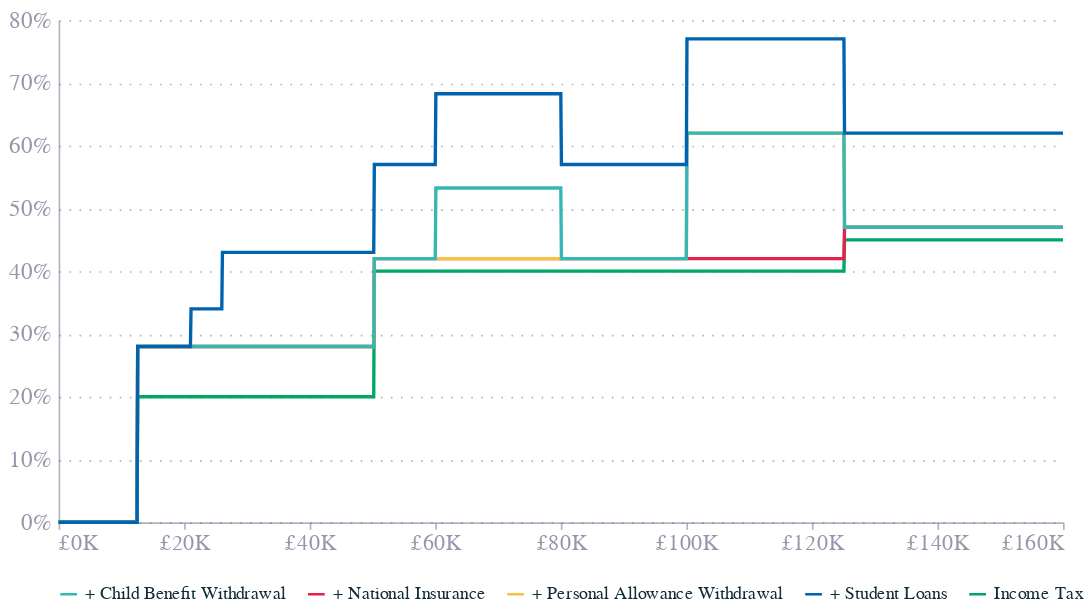

Source (notebook cell):
### Markdown cell above
Figure 1

### Code cell
alt.Chart(df2).mark_line().encode(
    x=alt.X('income', axis=alt.Axis(title="",#"Annual Income",
                          titleFontSize=14, 
                          labelExpr="'£' + datum.value / 1000 + 'K'",
                          labelFontSize=13, 
                          tickCount=6,
                          grid=False)),
    y=alt.Y('rate', axis=alt.Axis(labelFontSize=14, format='%')),
    color=alt.Color('type', legend=alt.Legend(orient='bottom'))
).properties(
    width=600,
    height=300)

### Figure 1 — Vega-Lite specification as saved in the notebook (floating-point values rounded to 4 significant figures; data arrays with more than 128 entries replaced by an {"elided": "..."} marker saying what was removed)
{"config": {"font": "Circular Std", "text": {"color": "#676A86", "align": "left", "baseline": "middle", "dx": 7, "dy": 0, "fontSize": 11}, "view": {"stroke": null, "continuousWidth": 400, "continuousHeight": 300, "discreteWidth": 400, "discreteHeight": 300}, "range": {"category": ["#36B7B4", "#E6224B", "#F4C245", "#0063AF", "#00A767", "#179FDB", "#EB5C2E"], "diverging": ["#E6224B", "#E54753", "#C9C9C9", "#179FDB", "#122B39"], "heatmap": ["#C9C9C9", "#179FDB", "#0063AF", "#122B39"], "ordinal": ["#00A767", "#36B7B4", "#179FDB", "#0063AF", "#243B5A"]}, "bar": {"color": "#179fdb"}, "line": {"color": "#e6224b"}, "rule": {"color": "#676A86"}, "area": {"opacity": 0.3}, "point": {"filled": true, "size": 80, "color": "#e6224b", "opacity": 0.95}, "geoshape": {"stroke": "white", "strokeWidth": 0.3}, "rect": {"fill": "#d6d4d4", "opacity": 0.3}, "axis": {"labelColor": "#676A86", "labelFontSize": 11, "labelFont": "Circular Std", "labelOpacity": 0.7, "tickColor": "#676A86", "tickOpacity": 0.5, "domainColor": "#676A86", "domainOpacity": 0.5, "gridColor": "#676A86", "gridDash": [2, 2], "gridOpacity": 0.5, "title": null, "titleColor": "#676A86", "titleOpacity": 0.8, "tickSize": 4}, "axisXDiscrete": {"grid": false, "labelAngle": 0, "tickCount": 10, "tickOpacity": 0.5, "title": null}, "axisYDiscrete": {"ticks": false, "labelPadding": 5}, "axisXTemporal": {"grid": false, "ticks": true}, "axisXQuantitative": {"grid": true}, "axisYQuantitative": {"gridColor": "#676A86", "gridDash": [1, 5], "gridOpacity": 0.5, "ticks": false, "labelPadding": 5, "tickCount": 8, "titleAngle": 0, "titleAlign": "left", "titleBaseline": "bottom", "titleX": 0, "titleY": -5}, "title": {"color": "#676A86E6", "subtitleColor": "#676A86", "font": "Circular Std", "subtitleFont": "Circular Std", "anchor": "start", "fontSize": 14, "subtitleFontSize": 12, "subtitlePadding": 4, "offset": 0, "frame": "group"}, "legend": {"titleColor": "#122b39", "title": null, "labelColor": "#122b39", "labelFontSize": 11}}, "data": {"name": "data-96b1dc286a66854d80a1b7bd34cf124d"}, "mark": {"type": "line"}, "encoding": {"color": {"field": "type", "legend": {"orient": "bottom"}, "type": "nominal"}, "x": {"axis": {"grid": false, "labelExpr": "'£' + datum.value / 1000 + 'K'", "labelFontSize": 13, "tickCount": 6, "title": "", "titleFontSize": 14}, "field": "income", "type": "quantitative"}, "y": {"axis": {"format": "%", "labelFontSize": 14}, "field": "rate", "type": "quantitative"}}, "height": 300, "width": 600, "$schema": "https://vega.github.io/schema/vega-lite/v5.20.1.json", "datasets": {"data-96b1dc286a66854d80a1b7bd34cf124d": {"elided": "8005 records"}}}
